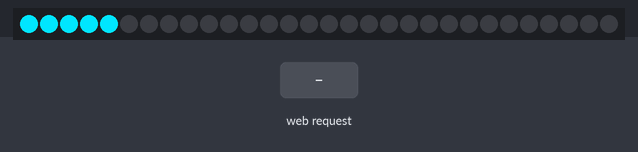
Bench run of a sketch on a simulated ESP8266 (NodeMCU). Parts: 30 RGB LEDs in strip order, left to right. Inputs (shaded band) come from the test bench. WiFi joins after 1.5 s; servers stay silent unless stated; what the sketch prints to the serial monitor is not drawn.

Above: at 2.1 s.
At 17.7 s:
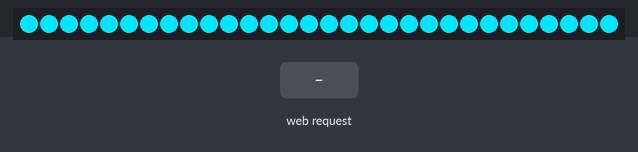
17.8 s: HTTP request GET /all_RGB?r received
At 18.3 s:
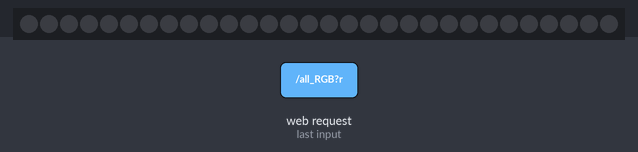
19.3 s: HTTP request GET /all_RGB? received
20.8 s: HTTP request GET /RainbowON received
Timing chart, 0 to 23.8 s (numbered marks = the images above; inputs shaded):
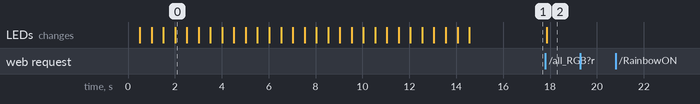

Measured:
- after the input at 17.8 s, the LEDs: change after 0.06 s (image 2)
- after the input at 19.3 s, every drawn part: stays the same
- after the input at 20.8 s, every drawn part: stays the same

The sketch:

strip-led-update-beta3.ino
```cpp
/*
      Strip led 2.0

      to: Cleverson Emanuel Silva -- 12/23/2021

*/
//library

#include <ESP8266WiFi.h>
#include <Adafruit_NeoPixel.h>

///////////////////////////////////

#define ssid "YOURSSID"
#define password "YOURPASSWORD"

WiFiServer server(80); // set web port number to 80
String header; // variable to store the HTTP req uest

IPAddress local_IP(192, 168, 0, 123);
// Set your Gateway IP address
IPAddress gateway(192, 168, 0, 1);

IPAddress subnet(255, 255, 255, 0);
IPAddress primaryDNS(8, 8, 8, 8);   //optional
IPAddress secondaryDNS(8, 8, 4, 4); //optional

/////////////////////////////////////

#define pin 3        // pin strip led
#define NumPixels 30 // number pixels of strip led

Adafruit_NeoPixel pixels(NumPixels, pin, NEO_GRB + NEO_KHZ400);

/////////////////////////////////////

int red   = 0;
int green = 0;
int blue  = 0;
////////////////////////////////////
bool RainbowTurnON = false;
bool endRainbow =  false;

void setup() {
  Serial.begin(115200); // serial
  pixels.begin();        // strip led

  // turn on strip led in color blue
  for(int i=0; i<NumPixels; i++){
      pixels.setPixelColor(i,pixels.Color(0,230,255));
      pixels.show();
      delay(500);
  }

  /*/ turn on strip led with the color of rainbow
  for(long firstPixelHue = 0; firstPixelHue < 5*65536; firstPixelHue += 256) {
        for(int i=0; i < pixels.numPixels(); i++) {
          int pixelHue = firstPixelHue + (i * 65536L / pixels.numPixels());
          pixels.setPixelColor(i, pixels.gamma32(pixels.ColorHSV(pixelHue)));
          pixels.show();
          delay(500);
    }
  } */

  ///////////////////////////////////////////

  connect_WiFi();
}


void connect_WiFi(){
  // Print where it will connct
  if (!WiFi.config(local_IP, gateway, subnet, primaryDNS, secondaryDNS)) {
  }

  Serial.println("\n\n");
  Serial.print("Connecting to: "+String(ssid)+" ");

  ////////////////////////////////
  WiFi.begin(ssid,password); // connect in WiFi

  while(WiFi.status() != WL_CONNECTED){
       delay(500);
       Serial.print(".");
    }

  //print local IP address and start web server
  Serial.print("\n\nWiFi connected in: "+String(ssid)+"\n\nIP address: ");
  Serial.print(WiFi.localIP());

    server.begin();
}

void loop() {
  wifi_communication();

  if(RainbowTurnON == true){
    rainbowStripLed(10);
  }
}

void wifi_communication(){
    WiFiClient client = server.available(); // client wifi

    /////////////////////////////////////
      static unsigned long currentTime  = millis();
      static unsigned long previousTime = 0;
      static const long    timeoutTime  = 2000; //(2000ms = 2s)
    /////////////////////////////////////


    if(client){
        currentTime  = millis();
        previousTime = currentTime;
        Serial.println("New Client connecting.");
        String currentLine = "";

        while(client.connected() && currentTime - previousTime <= timeoutTime){
            currentTime = millis();

            if(client.available()){
               char c = client.read();
                Serial.write(c);
               header += c;

               if(c == '\n'){
                   if(currentLine.length() == 0){
                      client.println("HTTP/1.1 200 OK");
                      client.println("Content-type:text/html");
                      client.println("Connection: close");
                      client.println();

                      // Display the HTML web page
                      client.println("<!DOCTYPE html><html>");
                      client.println("<head><meta name=\"viewport\" content=\"width=device-width, initial-scale=1\">");
                      client.println("<link rel=\"icon\" href=\"data:,\">");
                      client.println("<link rel=\"stylesheet\" href=\"https://stackpath.bootstrapcdn.com/bootstrap/4.3.1/css/bootstrap.min.css\">");
                      client.println("<script src=\"https://cdnjs.cloudflare.com/ajax/libs/jscolor/2.0.4/jscolor.min.js\"></script>");
                      client.println("</head><body><div class=\"container\"><div class=\"row\"><h1 style=\"color: blue; margin-left: 15px;\">ESP Color</h1></div>");
                      client.println("<a class=\"btn btn-primary btn-lg\" href=\"#\" id=\"change_color\" role=\"button\">Change Color</a> <a href='/all_RGB?RainbowON&'><button style=\"margin-left: 15px; background: #069cc2; border-radius: 6px; padding: 10px; cursor: pointer; color: #fff; border: none; font-size: 16px;\"> rainbow </button></a> ");
                      client.println("<p>  </p>");
                      client.println("<input class=\"jscolor {onFineChange:'update(this)'}\" id=\"rgb\"></div>");
                      client.println("<script>function update(picker) {document.getElementById('rgb').innerHTML = Math.round(picker.rgb[0]) + ', ' +  Math.round(picker.rgb[1]) + ', ' + Math.round(picker.rgb[2]);");
                      client.println("document.getElementById(\"change_color\").href=\"?r\" + Math.round(picker.rgb[0]) + \"g\" +  Math.round(picker.rgb[1]) + \"b\" + Math.round(picker.rgb[2]) + \"&\";}</script> </body> </html>");
                      // The HTTP response ends with another blank line
                      client.println();

                      if(header.indexOf("GET /all_RGB?r") >= 0){
                          int pos1 = header.indexOf('r'); //red
                          int pos2 = header.indexOf('g'); // green
                          int pos3 = header.indexOf('b'); // blue
                          int pos4 = header.indexOf('&');

                          red   = header.substring(pos1+1, pos2).toInt();
                          green = header.substring(pos2+1, pos3).toInt();
                          blue  = header.substring(pos3+1, pos4).toInt();

                          setColor(red,green,blue,0);


                      }//enf if header indexOF
                        else if(header.indexOf("GET /all_RGB?") >= 0){
                           int pos = header.indexOf('?');
                           int finally = header.indexOf('&');
                           String command = header.substring(pos+1,finally);

                           if(command == "RainbowON"){
                             setColor(0,0,0,1);
                           }
                        }
                       break; // break out of the while loop

                   } //end if currentLine length
                    else{
                      currentLine = "";
                    }// end else
               } // end if c
                else if(c != '\r'){
                    currentLine += c;
                }//end else

            } //end if client available

        }//end while

        header = ""; // clear the header variable
        //Close the connection
        client.stop();
        Serial.println("Client Disconnected\n\n");
    }//end if Client

}//end void


void setColor(byte R,byte G,byte B,bool WM){
    switch(WM){
      case 0:
          RainbowTurnON = false;
          endRainbow = true;
         for(int  i=0; i < NumPixels; i++){
                pixels.setPixelColor(i,pixels.Color(R,G,B));
                pixels.show();
              }
      break;

      case 1:
          RainbowTurnON = true;
          endRainbow = false;
      break;
    }
}

void rainbowStripLed(int wait){
      for(long firstPixelHue = 0; firstPixelHue < 5*65536; firstPixelHue += 256) {
        for(int i=0; i < pixels.numPixels(); i++) {
          int pixelHue = firstPixelHue + (i * 65536L / pixels.numPixels());
          pixels.setPixelColor(i, pixels.gamma32(pixels.ColorHSV(pixelHue)));
    }
      wifi_communication();
      if(endRainbow == true){
        endRainbow = false;
        break;
      }
      pixels.show(); // Update strip with new contents
      delay(wait);
  }
}
```
